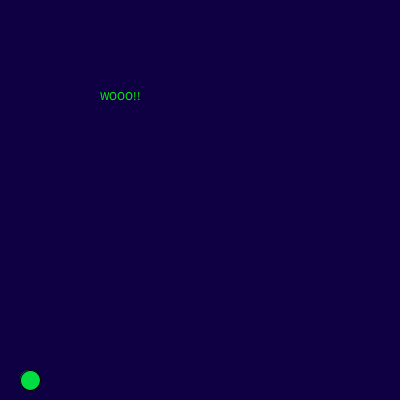
Frame 1 (no input)
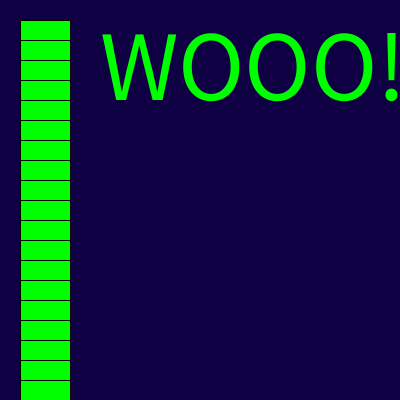
Frame 60 (the mouse pressed at the canvas centre just before this capture)
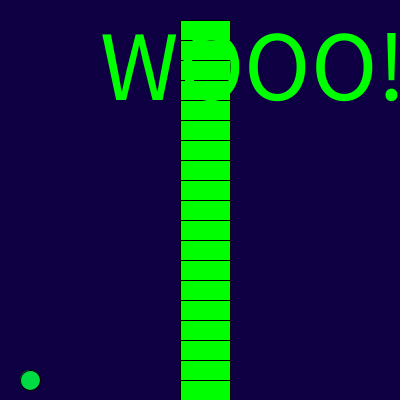
Frame 120 (the mouse held since frame 60 and released just before this capture)

The Processing sketch that drew these frames (run headless with seeded random() and noise(); from frame 60 on, the mouse is pressed at the canvas centre):

// Processing sketch: Frogger
// ── Frogger.pde
int X=30;
int Y=380;
int hop=25;
Car c= new Car(10,30,300,40);
Car d= new Car(-10,370,230,40);
Car e= new Car(-10,360,220,40);
ArrayList<Car>cars=new ArrayList<Car>();
void setup(){
size(400,400);

for(int i=1; i<40; i++){
cars.add(new Car(20,400,20*i,50));
}
}
void draw(){
background(017,000,68);
fill(0,221,68);
ellipse(X,Y,20,20);
if(Y<0||X<0||X>400||Y>400){
X=30;
Y=380;}
for(Car c: cars){
c.display();
c.move();
if(intersects(c)){
X=30;
Y=380;
}


}
if(Y>0){
text( "WOOO!!", 100, 100); 
  textSize(100);
}



//c.display();
//c.move();
//d.display();
//d.move();
//e.display();
//e.move();
}

boolean intersects(Car c) {
if ((Y > c.getY() && Y < c.getY()+50) && (X > c.getX() && X < c.getX()+c.getSize()))
          return true;
    else 
        return false;
}
class Car{
int speed;
int x;
int y;
int size;
  Car(int speed,int x,int y,int size){
this.speed=speed;
this.x=x;
this.y=y;
this.size=size;
}
 int getX(){
   return x;
}
 int getY(){
   return y;
}
int getSize(){
return size;
}


  void display() 
  {
    fill(0,255,0);
    rect(x , y,size, 50);
  }
  void move(){
x=x+speed;
if(x>400 && speed>0){
x=-100;
}
else if(speed< 0&& x<0){
x=500;

}
}
}
void keyPressed()
{
  if(key == CODED){
      if(keyCode == UP)
      {
     Y=Y-hop;
      }
      else if(keyCode == DOWN)
      {
        Y=Y+hop; 
      }
      else if(keyCode == RIGHT)
      {
      X=X+hop;
      }
      else if(keyCode == LEFT)
      {
       X=X-hop;
      }
   }
}
